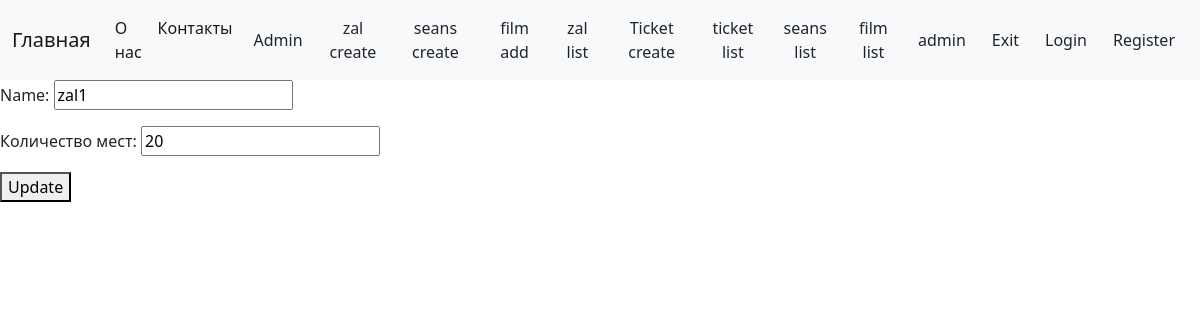
The app's page /zal/update/1/ (signed in), older data.
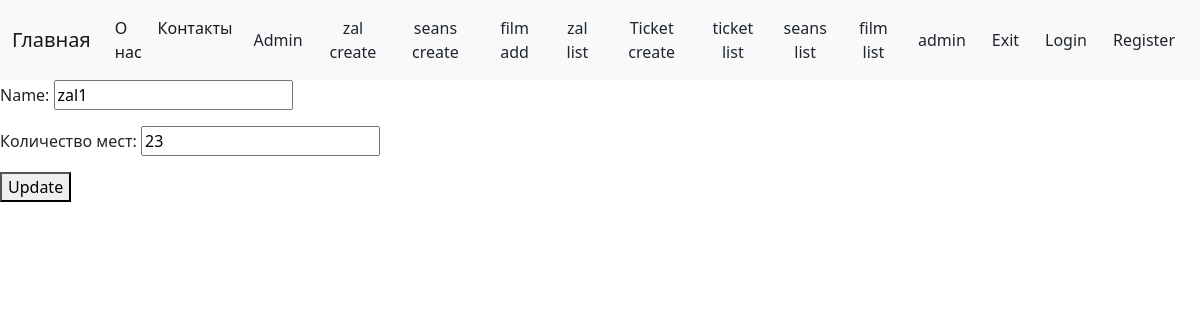
The same page, newer data.
### zal/models.py (models this page shows, shortened)
class Zal(models.Model):
    name = models.CharField(max_length=255)
    size = models.IntegerField(default=20,
                               verbose_name='Количество мест'
                               )

### zal/views.py (the view, shortened to what this page needs)
# urls.py: path('zal/update/<int:pk>/', ZalUpdate.as_view(), name='zal-update'),
class ZalUpdate(StaffRequiredMixin, UpdateView):
    model = Zal
    template_name = 'zal-update.html'
    form_class = ZalUpdateForm

### zal/forms.py (shortened to what this page needs)
class ZalUpdateForm(forms.ModelForm):
    class Meta:
        model = Zal
        fields = '__all__'

### zal/mixins.py (called while the page is built)
    def dispatch(self, request, *args, **kwargs):
        if not request.user.is_staff:
            raise PermissionDenied
        return super(StaffRequiredMixin, self).dispatch(
            request, *args, **kwargs
        )

### zal/templates/zal-update.html (shortened to what this page needs)
{% extends 'static/base.html' %}
{% block content %}
    {% if request.user.is_staff %}
<form method="post" action="{% url 'zal-update' object.id %}">
    {{ form.as_p }}
    <button type="submit">Update</button>
</form>
        {% else %}
        <div>This is not for you!</div>
{% endif %}
{% endblock %}

Row changes from the older to the newer data that the page shows:
changed Zal "zal1": size "20" → "23"
